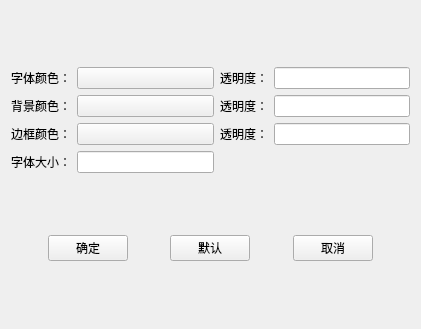
<?xml version="1.0" encoding="UTF-8"?>
<ui version="4.0">
 <class>ICDlgSet3DLableColor</class>
 <widget class="QWidget" name="ICDlgSet3DLableColor">
  <property name="geometry">
   <rect>
    <x>0</x>
    <y>0</y>
    <width>421</width>
    <height>329</height>
   </rect>
  </property>
  <property name="windowTitle">
   <string>Form</string>
  </property>
  <layout class="QGridLayout" name="gridLayout_2" rowstretch="5,1">
   <item row="0" column="0">
    <layout class="QGridLayout" name="gridLayout">
     <item row="0" column="0">
      <widget class="QLabel" name="label">
       <property name="text">
        <string>字体颜色：</string>
       </property>
      </widget>
     </item>
     <item row="0" column="1">
      <widget class="CustomColorButton" name="pb_xsScriptColor">
       <property name="text">
        <string/>
       </property>
      </widget>
     </item>
     <item row="0" column="2">
      <widget class="QLabel" name="lbBackGroundT">
       <property name="text">
        <string>透明度：</string>
       </property>
      </widget>
     </item>
     <item row="0" column="3">
      <widget class="QLineEdit" name="ledScriptT"/>
     </item>
     <item row="1" column="0">
      <widget class="QLabel" name="label_2">
       <property name="text">
        <string>背景颜色：</string>
       </property>
      </widget>
     </item>
     <item row="1" column="1">
      <widget class="CustomColorButton" name="pb_xsBackGroundColor">
       <property name="text">
        <string/>
       </property>
      </widget>
     </item>
     <item row="1" column="2">
      <widget class="QLabel" name="label_5">
       <property name="text">
        <string>透明度：</string>
       </property>
      </widget>
     </item>
     <item row="1" column="3">
      <widget class="QLineEdit" name="ledBackGroundT"/>
     </item>
     <item row="2" column="0">
      <widget class="QLabel" name="label_4">
       <property name="text">
        <string>边框颜色：</string>
       </property>
      </widget>
     </item>
     <item row="2" column="1">
      <widget class="CustomColorButton" name="pb_xsFrameColor">
       <property name="text">
        <string/>
       </property>
      </widget>
     </item>
     <item row="2" column="2">
      <widget class="QLabel" name="label_6">
       <property name="text">
        <string>透明度：</string>
       </property>
      </widget>
     </item>
     <item row="2" column="3">
      <widget class="QLineEdit" name="ledFrameT">
       <property name="text">
        <string/>
       </property>
      </widget>
     </item>
     <item row="3" column="0">
      <widget class="QLabel" name="label_3">
       <property name="text">
        <string>字体大小：</string>
       </property>
      </widget>
     </item>
     <item row="3" column="1">
      <widget class="QLineEdit" name="ledScriptSize"/>
     </item>
    </layout>
   </item>
   <item row="1" column="0">
    <layout class="QHBoxLayout" name="horizontalLayout">
     <item>
      <spacer name="horizontalSpacer">
       <property name="orientation">
        <enum>Qt::Horizontal</enum>
       </property>
       <property name="sizeHint" stdset="0">
        <size>
         <width>40</width>
         <height>20</height>
        </size>
       </property>
      </spacer>
     </item>
     <item>
      <widget class="QPushButton" name="btnOK">
       <property name="text">
        <string>确定</string>
       </property>
      </widget>
     </item>
     <item>
      <spacer name="horizontalSpacer_2">
       <property name="orientation">
        <enum>Qt::Horizontal</enum>
       </property>
       <property name="sizeHint" stdset="0">
        <size>
         <width>40</width>
         <height>20</height>
        </size>
       </property>
      </spacer>
     </item>
     <item>
      <widget class="QPushButton" name="btnDefault">
       <property name="text">
        <string>默认</string>
       </property>
      </widget>
     </item>
     <item>
      <spacer name="horizontalSpacer_3">
       <property name="orientation">
        <enum>Qt::Horizontal</enum>
       </property>
       <property name="sizeHint" stdset="0">
        <size>
         <width>40</width>
         <height>20</height>
        </size>
       </property>
      </spacer>
     </item>
     <item>
      <widget class="QPushButton" name="btnCencel">
       <property name="text">
        <string>取消</string>
       </property>
      </widget>
     </item>
     <item>
      <spacer name="horizontalSpacer_4">
       <property name="orientation">
        <enum>Qt::Horizontal</enum>
       </property>
       <property name="sizeHint" stdset="0">
        <size>
         <width>40</width>
         <height>20</height>
        </size>
       </property>
      </spacer>
     </item>
    </layout>
   </item>
  </layout>
 </widget>
 <customwidgets>
  <customwidget>
   <class>CustomColorButton</class>
   <extends>QPushButton</extends>
   <header>customcolorbutton.h</header>
  </customwidget>
 </customwidgets>
 <resources/>
 <connections/>
</ui>
